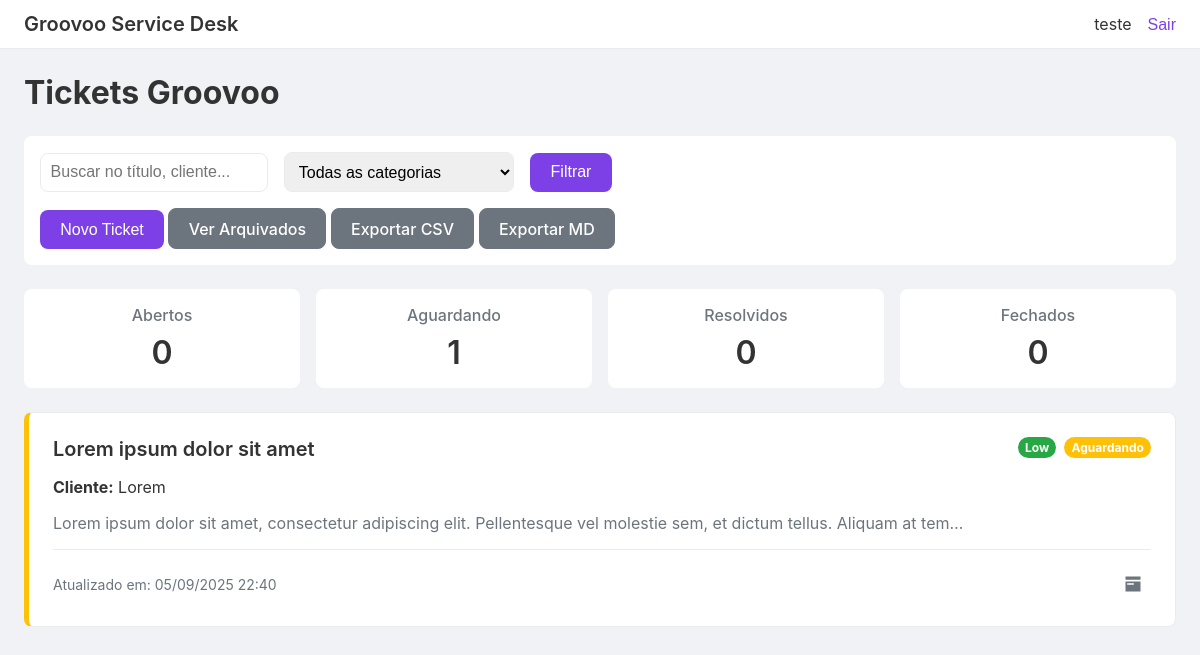
/dashboard (signed in), run on an earlier commit of the app's database.
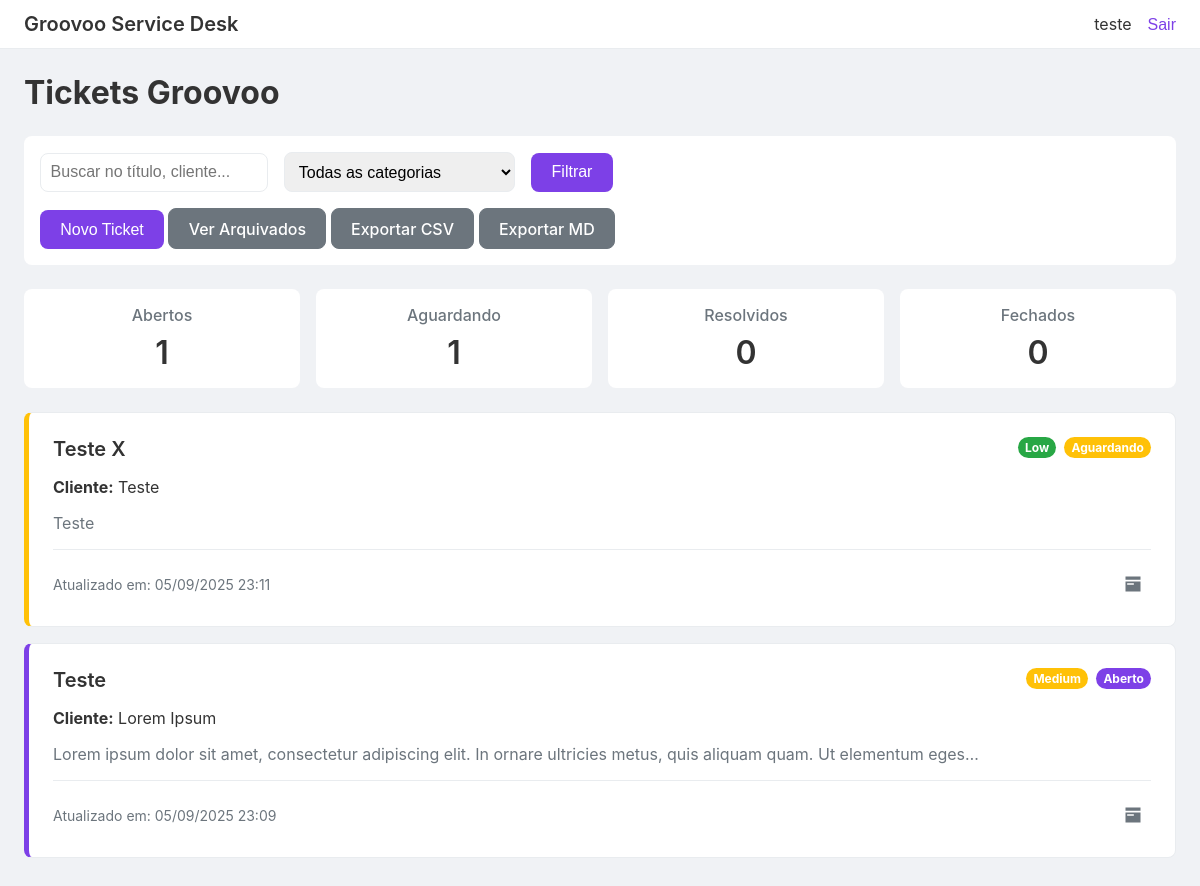
And on a later commit of the database.
### app.py (models this page shows, shortened)
class Ticket(db.Model):
    id = db.Column(db.Integer, primary_key=True)
    title = db.Column(db.String(200), nullable=False, default='Ticket sem título')
    priority = db.Column(db.String(20), nullable=False, default='Low')
    tags = db.Column(db.String(200), nullable=True)
    organizer = db.Column(db.String(120), nullable=True)
    event = db.Column(db.String(120), nullable=True)
    email = db.Column(db.String(120), nullable=True)
    telefone = db.Column(db.String(50), nullable=True)
    client_name = db.Column(db.String(120), nullable=False)
    client_contact = db.Column(db.String(120), nullable=False)
    description = db.Column(db.Text, nullable=False)
    channel = db.Column(db.String(50), nullable=False)
    category = db.Column(db.String(50), nullable=False)
    status = db.Column(db.String(20), nullable=False, default='Aberto')
    created_at = db.Column(db.DateTime, default=datetime.utcnow)
    assignee_id = db.Column(db.Integer, db.ForeignKey('user.id'), nullable=False)
    attachments = db.relationship('Attachment', backref='ticket', lazy=True)
    comments = db.relationship('Comment', backref='ticket', lazy=True)

### app.py (the view, shortened to what this page needs)
@app.route('/dashboard')
@login_required
def dashboard():
    query = request.args.get('q', '').strip()
    category_filter = request.args.get('category', '').strip()
    tickets_query = Ticket.query.filter(
        Ticket.assignee_id == current_user.id,
        Ticket.status != 'Arquivado'
    )
    if category_filter:
        tickets_query = tickets_query.filter_by(category=category_filter)
    tickets = tickets_query.order_by(Ticket.created_at.desc()).all()
    categories = sorted({t.category for t in Ticket.query.with_entities(Ticket.category).filter_by(assignee_id=current_user.id)})
    statuses = {
        'Aberto': 0,
        'Aguardando': 0,
        'Resolvido': 0,
        'Fechado': 0
    }
    for t in Ticket.query.filter_by(assignee_id=current_user.id):
        if t.status in statuses:
            statuses[t.status] += 1
    return render_template(
        'dashboard.html',
        tickets=tickets,
        categories=categories,
        query=query,
        category_filter=category_filter,
        statuses=statuses
    )

### app.py (called while the page is built)
@login_manager.user_loader
def load_user(user_id: str):
    return User.query.get(int(user_id))

### templates/dashboard.html (shortened to what this page needs)
{% extends 'base.html' %}
{% block content %}
<div class="dashboard-header">
    <h1 class="dashboard-title">Tickets Groovoo</h1>
</div>
<div class="filters">
    <form method="get" action="{{ url_for('dashboard') }}" class="filter-form">
        <input type="text" name="q" placeholder="Buscar no título, cliente..." value="{{ query or '' }}" class="filter-input">
        <select name="category" class="filter-select">
            <option value="">Todas as categorias</option>
        </select>
        <button type="submit" class="btn btn-primary">Filtrar</button>
    </form>
    <div class="action-buttons">
        <button class="btn btn-primary" onclick="openModal()">Novo Ticket</button>
        <a href="{{ url_for('archived_tickets') }}" class="btn btn-secondary">Ver Arquivados</a>
        <a href="{{ url_for('export_csv') }}" class="btn btn-secondary">Exportar CSV</a>
        <a href="{{ url_for('export_markdown') }}" class="btn btn-secondary">Exportar MD</a>
    </div>
</div>
<div class="status-counters">
    <div class="counter-card">
        <h4>Abertos</h4>
        <p>{{ statuses.get('Aberto', 0) }}</p>
    </div>
    <div class="counter-card">
        <h4>Aguardando</h4>
        <p>{{ statuses.get('Aguardando', 0) }}</p>
    </div>
    <div class="counter-card">
        <h4>Resolvidos</h4>
        <p>{{ statuses.get('Resolvido', 0) }}</p>
    </div>
    <div class="counter-card">
        <h4>Fechados</h4>
        <p>{{ statuses.get('Fechado', 0) }}</p>
    </div>
</div>
<div class="cards-container">
  {% if tickets %}
     {% for ticket in tickets %}
    <div class="ticket-card card-border-{{ ticket.status | lower }}">
      <a href="{{ url_for('ticket_detail', ticket_id=ticket.id) }}" class="ticket-link">
        <div class="card-header">
          <h3 class="card-title">{{ ticket.title }}</h3>
          <div class="badges">
              <span class="priority-badge priority-{{ ticket.priority | lower }}">{{ ticket.priority }}</span>
              <span class="status-badge status-{{ ticket.status | lower }}">{{ ticket.status }}</span>
          </div>
        </div>
        <div class="card-body">
          <p><strong>Cliente:</strong> {{ ticket.client_name }}</p>
          <p class="description">{{ ticket.description[:120] }}{% if ticket.description|length > 120 %}…{% endif %}</p>
        </div>
      </a>
      <div class="card-footer">
        <span class="timestamp">Atualizado em: {{ ticket.created_at.strftime('%d/%m/%Y %H:%M') }}</span>
        <div class="card-actions">
          <form action="{{ url_for('archive_ticket', ticket_id=ticket.id) }}" method="post" style="margin: 0;">
            <button type="submit" class="icon-btn" title="Arquivar Ticket">
              <svg xmlns="http://www.w3.org/2000/svg" viewBox="0 0 24 24"><path d="M3 3h18v4H3V3m18 6v12H3V9h18M5 11v2h8v-2H5z"/></svg>
            </button>
          </form>
        </div>
      </div>
    </div>
    {% endfor %}
  {% else %}
    <div class="no-tickets" style="text-align: center; padding: 2rem;">
      <p>Nenhum ticket encontrado.</p>
      <button class="btn btn-primary" onclick="openModal()">Criar o primeiro ticket</button>
    </div>
  {% endif %}
</div>
{% endblock %}

What changed in the data, as far as the page shows it:
no longer on this page (row edited): Ticket: title "Lorem ipsum dolor sit amet", priority "Low", status "Aguardando", client_name "Lorem", description "Lorem ipsum dolor sit amet, consectetur adipiscing elit. Pellentesque vel molestie sem, et dictum tellus. Aliquam at tem", created_at "05/09/2025 22:40"
added Ticket: title "Teste X", priority "Low", status "Aguardando", client_name "Teste", description "Teste", created_at "05/09/2025 23:11"
added Ticket: title "Teste", priority "Medium", status "Aberto", client_name "Lorem Ipsum", description "Lorem ipsum dolor sit amet, consectetur adipiscing elit. In ornare ultricies metus, quis aliquam quam. Ut elementum eges", created_at "05/09/2025 23:09"
Also different on the page:
{{ statuses.get('Aberto', 0) }}: "0" → "1"
